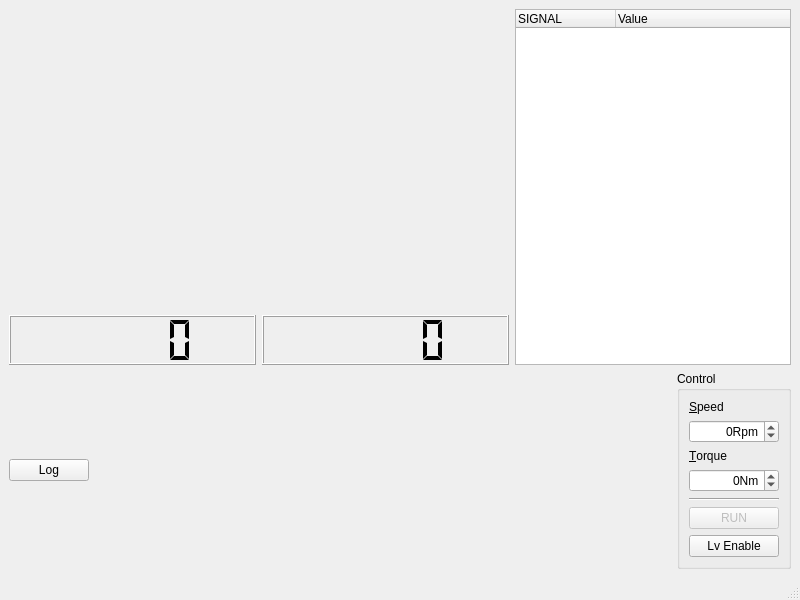
<?xml version="1.0" encoding="UTF-8"?>
<ui version="4.0">
 <class>MainWindow</class>
 <widget class="QMainWindow" name="MainWindow">
  <property name="geometry">
   <rect>
    <x>0</x>
    <y>0</y>
    <width>800</width>
    <height>600</height>
   </rect>
  </property>
  <property name="windowTitle">
   <string>MainWindow</string>
  </property>
  <widget class="QWidget" name="centralwidget">
   <layout class="QVBoxLayout" name="verticalLayout_3">
    <item>
     <layout class="QHBoxLayout" name="horizontalLayout_3">
      <item>
       <layout class="QVBoxLayout" name="verticalLayout_2">
        <item>
         <widget class="QChartView" name="QChatView_1" native="true">
          <property name="minimumSize">
           <size>
            <width>500</width>
            <height>300</height>
           </size>
          </property>
         </widget>
        </item>
        <item>
         <layout class="QHBoxLayout" name="horizontalLayout">
          <item>
           <widget class="QLCDNumber" name="speedLcd">
            <property name="smallDecimalPoint">
             <bool>false</bool>
            </property>
            <property name="segmentStyle">
             <enum>QLCDNumber::Flat</enum>
            </property>
            <property name="intValue" stdset="0">
             <number>0</number>
            </property>
           </widget>
          </item>
          <item>
           <widget class="QLCDNumber" name="torqueLcd">
            <property name="segmentStyle">
             <enum>QLCDNumber::Flat</enum>
            </property>
           </widget>
          </item>
         </layout>
        </item>
       </layout>
      </item>
      <item>
       <widget class="QTreeWidget" name="treeWidget">
        <column>
         <property name="text">
          <string>SIGNAL</string>
         </property>
         <property name="font">
          <font>
           <weight>50</weight>
           <bold>false</bold>
          </font>
         </property>
        </column>
        <column>
         <property name="text">
          <string>Value</string>
         </property>
        </column>
       </widget>
      </item>
     </layout>
    </item>
    <item>
     <layout class="QHBoxLayout" name="horizontalLayout_2">
      <item>
       <widget class="QPushButton" name="btnLog">
        <property name="text">
         <string>Log</string>
        </property>
        <property name="checkable">
         <bool>true</bool>
        </property>
       </widget>
      </item>
      <item>
       <spacer name="horizontalSpacer">
        <property name="orientation">
         <enum>Qt::Horizontal</enum>
        </property>
        <property name="sizeHint" stdset="0">
         <size>
          <width>498</width>
          <height>20</height>
         </size>
        </property>
       </spacer>
      </item>
      <item>
       <widget class="QGroupBox" name="groupBox">
        <property name="title">
         <string>Control</string>
        </property>
        <layout class="QVBoxLayout" name="verticalLayout">
         <item>
          <widget class="QLabel" name="speedLabel">
           <property name="text">
            <string>&amp;Speed</string>
           </property>
           <property name="buddy">
            <cstring>spinSpeed</cstring>
           </property>
          </widget>
         </item>
         <item>
          <widget class="QSpinBox" name="spinSpeed">
           <property name="alignment">
            <set>Qt::AlignRight|Qt::AlignTrailing|Qt::AlignVCenter</set>
           </property>
           <property name="suffix">
            <string>Rpm</string>
           </property>
           <property name="minimum">
            <number>-20000</number>
           </property>
           <property name="maximum">
            <number>20000</number>
           </property>
          </widget>
         </item>
         <item>
          <widget class="QLabel" name="label">
           <property name="text">
            <string>&amp;Torque</string>
           </property>
           <property name="buddy">
            <cstring>spinTorque</cstring>
           </property>
          </widget>
         </item>
         <item>
          <widget class="QSpinBox" name="spinTorque">
           <property name="alignment">
            <set>Qt::AlignRight|Qt::AlignTrailing|Qt::AlignVCenter</set>
           </property>
           <property name="suffix">
            <string>Nm</string>
           </property>
           <property name="minimum">
            <number>-1000</number>
           </property>
           <property name="maximum">
            <number>1000</number>
           </property>
          </widget>
         </item>
         <item>
          <widget class="Line" name="line">
           <property name="orientation">
            <enum>Qt::Horizontal</enum>
           </property>
          </widget>
         </item>
         <item>
          <widget class="QPushButton" name="btnRun">
           <property name="enabled">
            <bool>false</bool>
           </property>
           <property name="text">
            <string>RUN</string>
           </property>
           <property name="checkable">
            <bool>true</bool>
           </property>
           <property name="checked">
            <bool>false</bool>
           </property>
          </widget>
         </item>
         <item>
          <widget class="QPushButton" name="btnLv">
           <property name="text">
            <string>Lv Enable</string>
           </property>
           <property name="checkable">
            <bool>true</bool>
           </property>
          </widget>
         </item>
        </layout>
       </widget>
      </item>
     </layout>
    </item>
   </layout>
  </widget>
  <widget class="QMenuBar" name="menubar">
   <property name="geometry">
    <rect>
     <x>0</x>
     <y>0</y>
     <width>800</width>
     <height>22</height>
    </rect>
   </property>
  </widget>
  <widget class="QStatusBar" name="statusbar"/>
 </widget>
 <customwidgets>
  <customwidget>
   <class>QChartView</class>
   <extends>QWidget</extends>
   <header location="global">qchartview.h</header>
   <container>1</container>
  </customwidget>
 </customwidgets>
 <resources/>
 <connections/>
 <slots>
  <slot>setRun(bool)</slot>
  <slot>setLvEnable(bool)</slot>
 </slots>
</ui>
